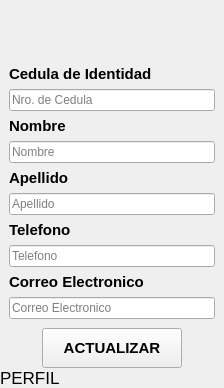
                  <widget class="QWidget" name="perfilPagina">
                   <layout class="QVBoxLayout" name="verticalLayout_15">
                    <property name="spacing">
                     <number>0</number>
                    </property>
                    <property name="leftMargin">
                     <number>0</number>
                    </property>
                    <property name="topMargin">
                     <number>0</number>
                    </property>
                    <property name="rightMargin">
                     <number>0</number>
                    </property>
                    <property name="bottomMargin">
                     <number>0</number>
                    </property>
                    <item>
                     <widget class="QWidget" name="widget" native="true">
                      <property name="minimumSize">
                       <size>
                        <width>224</width>
                        <height>308</height>
                       </size>
                      </property>
                      <layout class="QVBoxLayout" name="verticalLayout_27">
                       <item>
                        <widget class="QLabel" name="label_25">
                         <property name="minimumSize">
                          <size>
                           <width>50</width>
                           <height>50</height>
                          </size>
                         </property>
                         <property name="maximumSize">
                          <size>
                           <width>50</width>
                           <height>50</height>
                          </size>
                         </property>
                         <property name="text">
                          <string />
                         </property>
                         <property name="pixmap">
                          <pixmap>:/feather/Icons/Black/edit.svg</pixmap>
                         </property>
                         <property name="scaledContents">
                          <bool>true</bool>
                         </property>
                        </widget>
                       </item>
                       <item>
                        <widget class="QFrame" name="frame_11">
                         <property name="layoutDirection">
                          <enum>Qt::LeftToRight</enum>
                         </property>
                         <property name="frameShape">
                          <enum>QFrame::NoFrame</enum>
                         </property>
                         <layout class="QGridLayout" name="gridLayout_5">
                          <property name="leftMargin">
                           <number>0</number>
                          </property>
                          <property name="topMargin">
                           <number>0</number>
                          </property>
                          <property name="rightMargin">
                           <number>0</number>
                          </property>
                          <property name="bottomMargin">
                           <number>0</number>
                          </property>
                          <item row="9" column="0">
                           <widget class="QLineEdit" name="correo">
                            <property name="minimumSize">
                             <size>
                              <width>200</width>
                              <height>0</height>
                             </size>
                            </property>
                            <property name="placeholderText">
                             <string>Correo Electronico</string>
                            </property>
                           </widget>
                          </item>
                          <item row="0" column="0">
                           <widget class="QLabel" name="label_33">
                            <property name="maximumSize">
                             <size>
                              <width>200</width>
                              <height>20</height>
                             </size>
                            </property>
                            <property name="font">
                             <font>
                              <pointsize>11</pointsize>
                              <weight>75</weight>
                              <bold>true</bold>
                             </font>
                            </property>
                            <property name="text">
                             <string>Cedula de Identidad</string>
                            </property>
                           </widget>
                          </item>
                          <item row="5" column="0">
                           <widget class="QLineEdit" name="apellido">
                            <property name="minimumSize">
                             <size>
                              <width>200</width>
                              <height>0</height>
                             </size>
                            </property>
                            <property name="text">
                             <string />
                            </property>
                            <property name="placeholderText">
                             <string>Apellido</string>
                            </property>
                           </widget>
                          </item>
                          <item row="6" column="0">
                           <widget class="QLabel" name="label_23">
                            <property name="maximumSize">
                             <size>
                              <width>200</width>
                              <height>20</height>
                             </size>
                            </property>
                            <property name="font">
                             <font>
                              <pointsize>11</pointsize>
                              <weight>75</weight>
                              <bold>true</bold>
                             </font>
                            </property>
                            <property name="text">
                             <string>Telefono</string>
                            </property>
                           </widget>
                          </item>
                          <item row="3" column="0">
                           <widget class="QLineEdit" name="nombre">
                            <property name="minimumSize">
                             <size>
                              <width>200</width>
                              <height>0</height>
                             </size>
                            </property>
                            <property name="placeholderText">
                             <string>Nombre</string>
                            </property>
                           </widget>
                          </item>
                          <item row="1" column="0">
                           <widget class="QLineEdit" name="cedula">
                            <property name="minimumSize">
                             <size>
                              <width>200</width>
                              <height>0</height>
                             </size>
                            </property>
                            <property name="placeholderText">
                             <string>Nro. de Cedula</string>
                            </property>
                           </widget>
                          </item>
                          <item row="7" column="0">
                           <widget class="QLineEdit" name="telefono">
                            <property name="minimumSize">
                             <size>
                              <width>200</width>
                              <height>0</height>
                             </size>
                            </property>
                            <property name="text">
                             <string />
                            </property>
                            <property name="placeholderText">
                             <string>Telefono</string>
                            </property>
                           </widget>
                          </item>
                          <item row="2" column="0">
                           <widget class="QLabel" name="label_20">
                            <property name="maximumSize">
                             <size>
                              <width>100</width>
                              <height>20</height>
                             </size>
                            </property>
                            <property name="font">
                             <font>
                              <pointsize>11</pointsize>
                              <weight>75</weight>
                              <bold>true</bold>
                             </font>
                            </property>
                            <property name="layoutDirection">
                             <enum>Qt::LeftToRight</enum>
                            </property>
                            <property name="text">
                             <string>Nombre</string>
                            </property>
                           </widget>
                          </item>
                          <item row="4" column="0">
                           <widget class="QLabel" name="label_21">
                            <property name="maximumSize">
                             <size>
                              <width>100</width>
                              <height>20</height>
                             </size>
                            </property>
                            <property name="font">
                             <font>
                              <pointsize>11</pointsize>
                              <weight>75</weight>
                              <bold>true</bold>
                             </font>
                            </property>
                            <property name="layoutDirection">
                             <enum>Qt::LeftToRight</enum>
                            </property>
                            <property name="text">
                             <string>Apellido</string>
                            </property>
                           </widget>
                          </item>
                          <item row="8" column="0">
                           <widget class="QLabel" name="label_32">
                            <property name="maximumSize">
                             <size>
                              <width>150</width>
                              <height>20</height>
                             </size>
                            </property>
                            <property name="font">
                             <font>
                              <pointsize>11</pointsize>
                              <weight>75</weight>
                              <bold>true</bold>
                             </font>
                            </property>
                            <property name="styleSheet">
                             <string notr="true" />
                            </property>
                            <property name="text">
                             <string>Correo Electronico</string>
                            </property>
                           </widget>
                          </item>
                         </layout>
                        </widget>
                       </item>
                      </layout>
                     </widget>
                    </item>
                    <item alignment="Qt::AlignHCenter">
                     <widget class="QPushButton" name="actualizarBoton">
                      <property name="sizePolicy">
                       <sizepolicy hsizetype="Preferred" vsizetype="Fixed">
                        <horstretch>0</horstretch>
                        <verstretch>0</verstretch>
                       </sizepolicy>
                      </property>
                      <property name="minimumSize">
                       <size>
                        <width>140</width>
                        <height>40</height>
                       </size>
                      </property>
                      <property name="maximumSize">
                       <size>
                        <width>140</width>
                        <height>40</height>
                       </size>
                      </property>
                      <property name="font">
                       <font>
                        <pointsize>11</pointsize>
                        <weight>75</weight>
                        <bold>true</bold>
                       </font>
                      </property>
                      <property name="layoutDirection">
                       <enum>Qt::LeftToRight</enum>
                      </property>
                      <property name="text">
                       <string>ACTUALIZAR</string>
                      </property>
                      <property name="icon">
                       <iconset resource="../../../../Desktop/Proyecto Andres Bello/Aplicacion V2.1-AndresBello/Qss/icons/_icons.qrc">
                        <normaloff>:/feather/icons/feather/check-circle.png</normaloff>:/feather/icons/feather/check-circle.png</iconset>
                      </property>
                      <property name="iconSize">
                       <size>
                        <width>32</width>
                        <height>32</height>
                       </size>
                      </property>
                     </widget>
                    </item>
                    <item>
                     <widget class="QLabel" name="label_8">
                      <property name="font">
                       <font>
                        <pointsize>13</pointsize>
                       </font>
                      </property>
                      <property name="text">
                       <string>PERFIL</string>
                      </property>
                     </widget>
                    </item>
                   </layout>
                  </widget>
